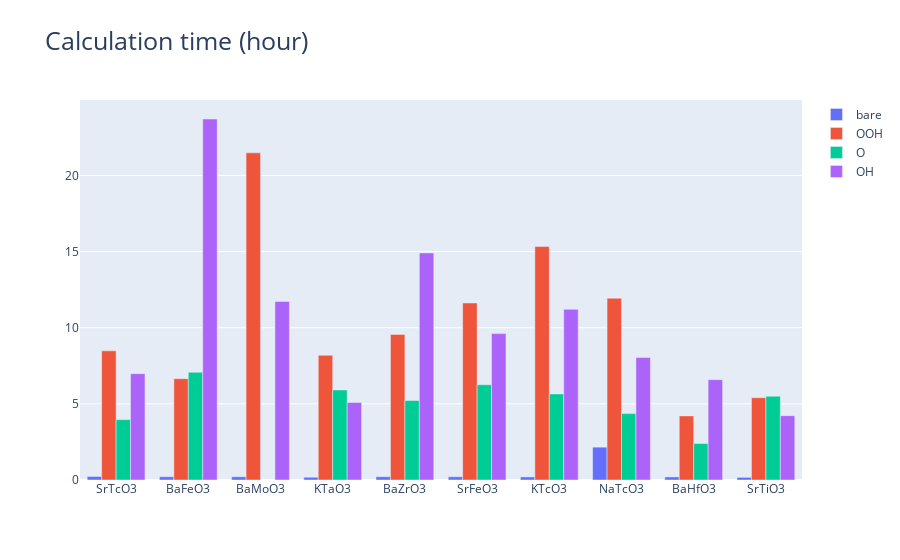

The notebook cell saved with this chart:
### Code cell
# 막대 그래프 그리기
trace1 = go.Bar(x = df['formula'], y = df['time_bare'], name = 'bare')
trace2 = go.Bar(x = df['formula'], y = df['time_OOH'], name = 'OOH')
trace3 = go.Bar(x = df['formula'], y = df['time_O'], name = 'O')
trace4 = go.Bar(x = df['formula'], y = df['time_OH'], name = 'OH')

data = [trace1, trace2, trace3, trace4]
layout = go.Layout(title = 'Calculation time (hour)', titlefont = dict(size = 25))
fig = go.Figure(data = data, layout = layout)
pyo.iplot(fig)

### Figure 1 — Plotly figure (JSON) as saved in the notebook; plotly's stock layout.template omitted (floating-point values rounded to 4 significant figures)
{"data": [{"name": "bare", "type": "bar", "x": ["SrTcO3", "BaFeO3", "BaMoO3", "KTaO3", "BaZrO3", "SrFeO3", "KTcO3", "NaTcO3", "BaHfO3", "SrTiO3"], "y": [0.231, 0.214, 0.213, 0.182, 0.216, 0.212, 0.202, 2.156, 0.202, 0.174]}, {"name": "OOH", "type": "bar", "x": ["SrTcO3", "BaFeO3", "BaMoO3", "KTaO3", "BaZrO3", "SrFeO3", "KTcO3", "NaTcO3", "BaHfO3", "SrTiO3"], "y": [8.484, 6.655, 21.49, 8.188, 9.562, 11.63, 15.33, 11.94, 4.211, 5.406]}, {"name": "O", "type": "bar", "x": ["SrTcO3", "BaFeO3", "BaMoO3", "KTaO3", "BaZrO3", "SrFeO3", "KTcO3", "NaTcO3", "BaHfO3", "SrTiO3"], "y": [3.963, 7.076, "NaN", 5.913, 5.219, 6.255, 5.654, 4.36, 2.395, 5.503]}, {"name": "OH", "type": "bar", "x": ["SrTcO3", "BaFeO3", "BaMoO3", "KTaO3", "BaZrO3", "SrFeO3", "KTcO3", "NaTcO3", "BaHfO3", "SrTiO3"], "y": [6.984, 23.71, 11.72, 5.088, 14.91, 9.614, 11.21, 8.044, 6.591, 4.226]}], "layout": {"title": {"font": {"size": 25}, "text": "Calculation time (hour)"}}}
